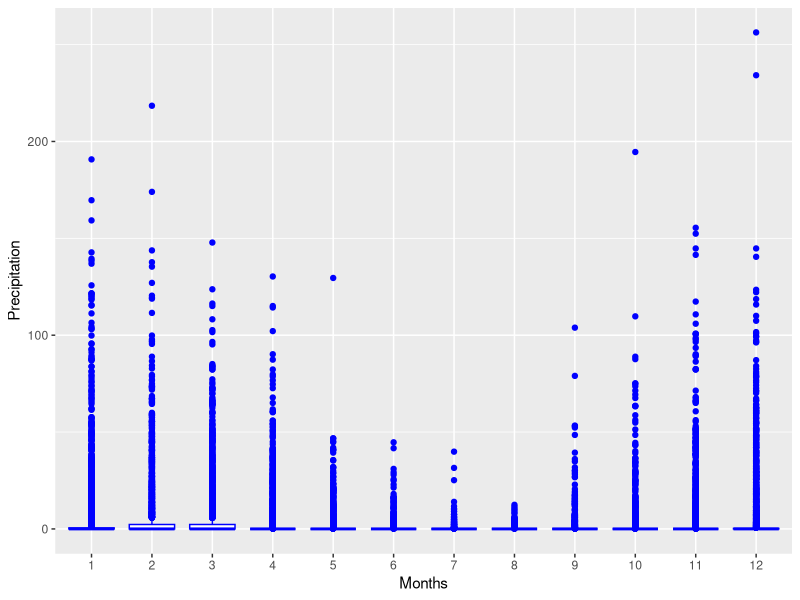
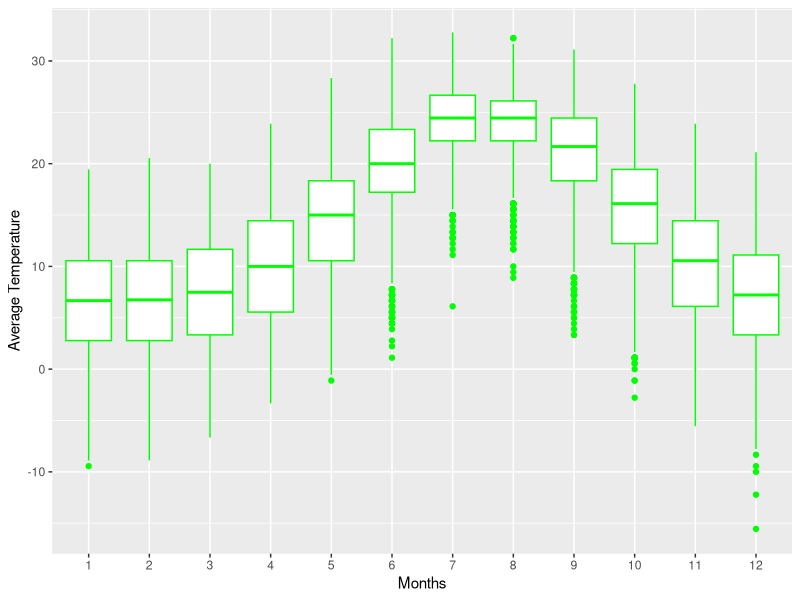

Source code (R) for these figures, in order:
## ---- chunk 1
knitr::opts_chunk$set(echo = FALSE, eval=TRUE)
## ---- chunk 2

climate = read.table("clim.txt", header=T)
climate2 = climate[,-c(1)] 
# View(climate2)

library(ggplot2)
ggplot(climate2, aes(x=as.factor(month), y=rain)) + 
  geom_boxplot(color= "blue") +
  labs(x = "Months") +
  labs(y = "Precipitation")

## ---- chunk 3
library(ggplot2)
ggplot(climate2, aes(x=as.factor(month), y=tmax)) + 
  geom_boxplot(color= "green") +
  labs(x = "Months") +
  labs(y = "Average Temperature")


## ---- chunk 4

rain_year_group <- aggregate(climate2[, 3], list(climate2$year), sum)
# View(rain_year_group)
ascending_rain <- rain_year_group[order(rain_year_group$x),] 
# View(ascending_rain)

# rain_year <- climate2 %>% 
#   group_by(year) %>% 
#   summarize(rain=sum(rain))
# View(rain_year)
## ---- chunk 5
climate2["seasons"] <- NA
# View(climate2)
#spring(Mar, Apr, May) = 1
#Summer(Jun, Jul, Aug) = 2
#Fall(Sept, Oct, Nov) = 3
#Winter(Dec, Jan, Feb) = 4

climate2$seasons = ifelse(climate2$month <2,4, ifelse (climate2$month <3,4, ifelse(climate2$month <4,1, ifelse(climate2$month <5,1, ifelse(climate2$month <6,1, ifelse(climate2$month <7,2, ifelse(climate2$month <8,2, ifelse(climate2$month <9,2, ifelse(climate2$month <10,3, ifelse(climate2$month <11,3, ifelse(climate2$month <12,3, ifelse(climate2$month <13,4,8))))))))))))

rain_season_group <- aggregate(climate2[, 3], list(climate2$seasons), sum)

ascending_rain_season <- rain_season_group[order(rain_season_group$x),] 
# View(ascending_rain_season)
## ---- chunk 6
# 
# winter_precip <- climate2[climate2$seasons==4,3]
# summer_temp <- climate2[climate2$seasons==2,2]
# 
# climate3 <- data.frame(winter_precip,summer_temp)
# View(climate3)
# library(ggplot2)
# ggplot(climate3, aes(x=climate3$winter_precip, y=climate3$summer_temp))

